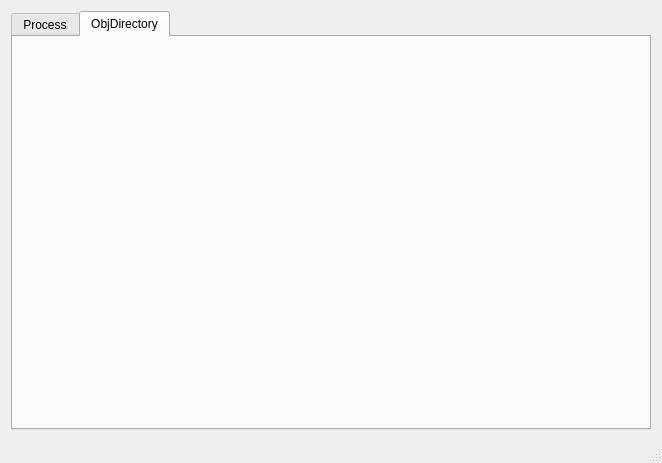
<?xml version="1.0" encoding="UTF-8"?>
<ui version="4.0">
 <class>OpenArkClass</class>
 <widget class="QMainWindow" name="OpenArkClass">
  <property name="geometry">
   <rect>
    <x>0</x>
    <y>0</y>
    <width>662</width>
    <height>463</height>
   </rect>
  </property>
  <property name="windowTitle">
   <string>OpenArk</string>
  </property>
  <widget class="QWidget" name="centralWidget">
   <layout class="QGridLayout" name="gridLayout">
    <item row="0" column="0">
     <widget class="QTabWidget" name="tabWidget">
      <property name="currentIndex">
       <number>1</number>
      </property>
      <widget class="QWidget" name="tabProcess">
       <attribute name="title">
        <string>Process</string>
       </attribute>
      </widget>
      <widget class="QWidget" name="tabObjDir">
       <attribute name="title">
        <string>ObjDirectory</string>
       </attribute>
       <layout class="QGridLayout" name="gridLayout_2"/>
      </widget>
     </widget>
    </item>
   </layout>
  </widget>
  <widget class="QStatusBar" name="statusBar"/>
 </widget>
 <layoutdefault spacing="6" margin="11"/>
 <resources>
  <include location="../res/openark.qrc"/>
 </resources>
 <connections/>
</ui>
